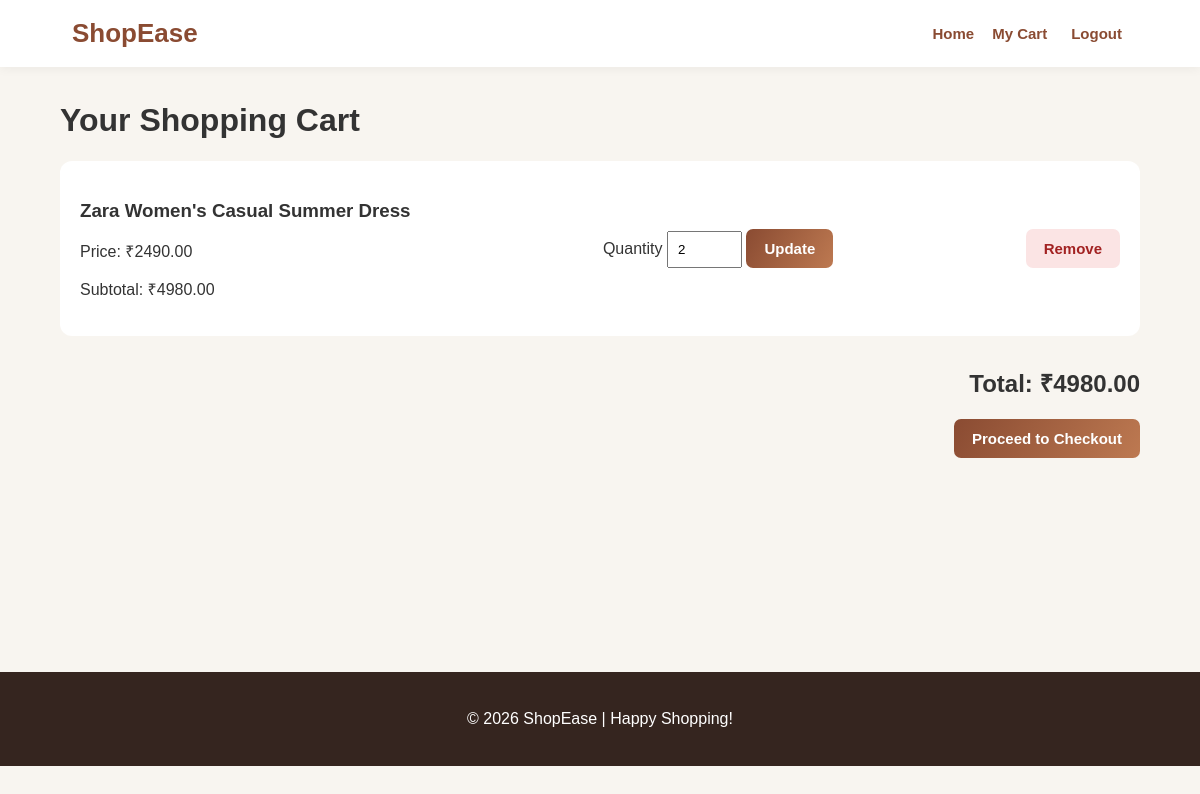
The app's page /cart/ (signed in) with its own data.
### store/models.py (models this page shows, shortened)
class CartItem(models.Model):
    cart = models.ForeignKey(Cart, on_delete=models.CASCADE,related_name="items")
    product = models.ForeignKey(Product, on_delete=models.CASCADE)
    quantity = models.PositiveIntegerField(default=1)
    class Meta:
        unique_together = ("cart", "product")
    def subtotal(self):
        return self.product.price * self.quantity

class Product(models.Model):
    name = models.CharField(max_length=200)
    description = models.TextField()
    price = models.DecimalField(max_digits=10, decimal_places=2)
    image_url = models.URLField(blank=True)
    stock = models.PositiveIntegerField(default=10)

### store/views.py (the view)
# urls.py: path("cart/", views.cart_view, name="cart"),
@login_required
def cart_view(request):
    cart, created = Cart.objects.get_or_create(
        user=request.user
    )
    items = cart.items.select_related("product").all()
    total = sum(
        (item.subtotal() for item in items),
        Decimal("0.00")
    )
    return render(request, "store/cart.html", {
        "items": items,
        "total": total
    })

### store/templates/store/cart.html (shortened to what this page needs)
{% extends 'store/base.html' %}
{% block content %}
<h1 class="section-title">Your Shopping Cart</h1>
{% for item in items %}
    <div class="cart-item">
        <div>
            <h3>{{ item.product.name }}</h3>
            <p>Price: ₹{{ item.product.price }}</p>
            <p>Subtotal: ₹{{ item.subtotal }}</p>
        </div>
        <form method="post"
              action="{% url 'update_cart' item.id %}">
            <label>Quantity</label>
            <input type="number" name="quantity"
                   value="{{ item.quantity }}" min="1"
                   max="{{ item.product.stock }}" required>
            <button class="btn" type="submit">Update</button>
        </form>
        <form method="post"
              action="{% url 'remove_from_cart' item.id %}">
            <button class="remove-btn" type="submit">
                Remove
            </button>
        </form>
    </div>
{% empty %}
    <p>Your cart is empty.</p>
{% endfor %}
<div class="cart-total">
    <h2>Total: ₹{{ total }}</h2>
    {% if items %}
        <a class="btn" href="{% url 'checkout' %}">
            Proceed to Checkout
        </a>
    {% endif %}
</div>
{% endblock %}

### store/static/css/style.css (style rules this page uses)
* { box-sizing: border-box; }
body { margin: 0; font-family: Arial, sans-serif; background: #f8f5f0; color: #333; }
a { text-decoration: none; color: #8a4b32; }
.section-title { margin: 35px 0 22px; }
.btn, .remove-btn { display: inline-block; border: none; border-radius: 7px; padding: 11px 18px; cursor: pointer; font-size: 15px; font-weight: bold; }
.btn { background: linear-gradient(120deg, #8a4b32, #bd7951); color: white; }
.remove-btn { background: #fbe4e4; color: #a22222; }
.cart-item { display: flex; justify-content: space-between; align-items: center; gap: 20px; flex-wrap: wrap; background: white; border-radius: 12px; padding: 20px; margin-bottom: 15px; }
.cart-item input { width: 75px; padding: 9px; }
.cart-total { text-align: right; margin-top: 30px; }

### records on screen
CartItem: product.name "Zara Women's Casual Summer Dress", product.price "2490.00", subtotal "4980.00", quantity "2"

### other values on screen
{{ total }} "4980.00"
